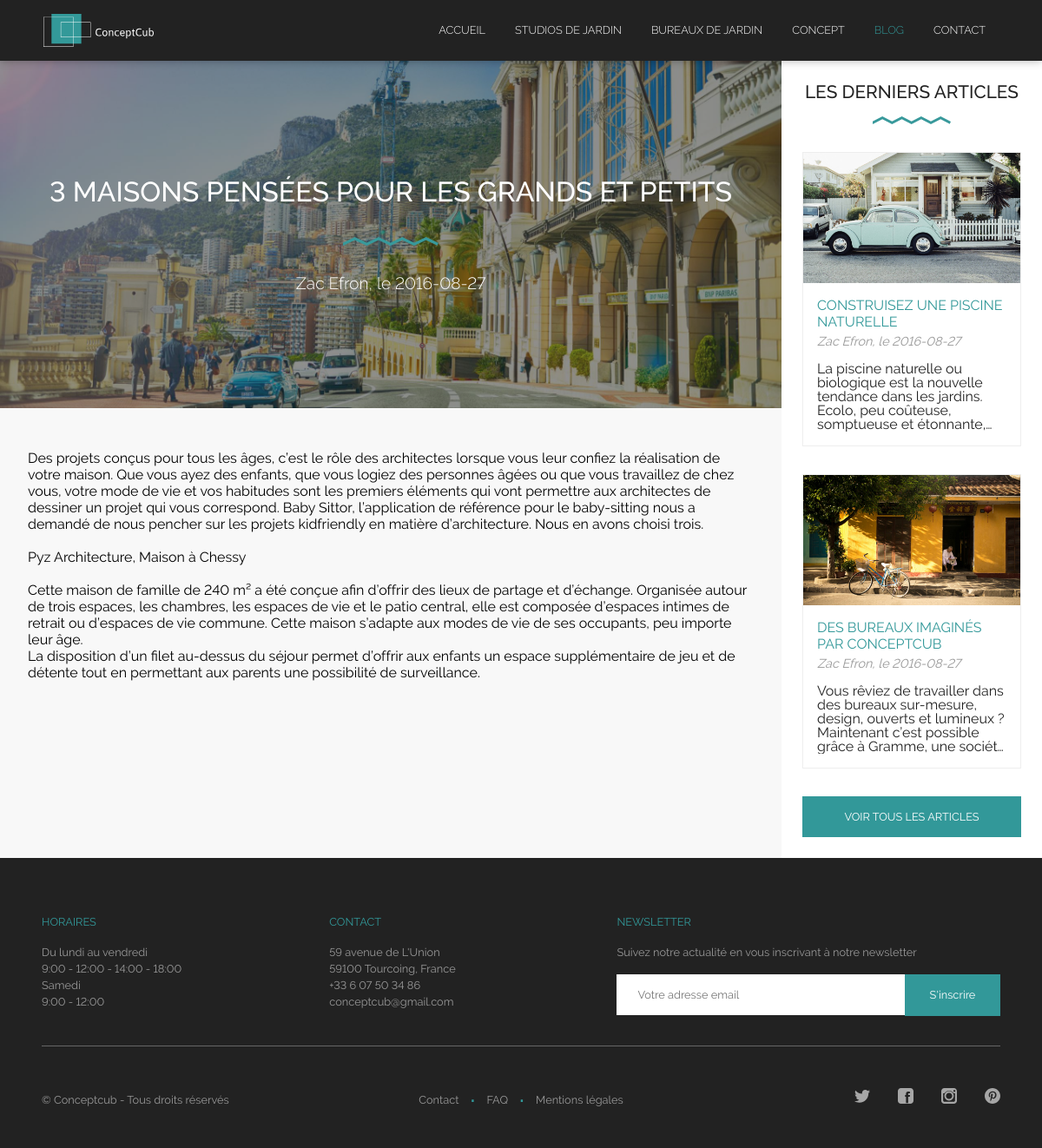
Page /blog/3-maisons-pensees-pour-les-grands-et-petits on the committed database.
### tables this page shows
CREATE TABLE `produit` (
  `idProduit` int(11) NOT NULL,
  `nom` varchar(255) DEFAULT NULL,
  `description` text,
  `titre` varchar(255) DEFAULT NULL,
  `sousTitre` varchar(255) DEFAULT NULL,
  `couverture` varchar(255) DEFAULT NULL,
  `url` varchar(255) DEFAULT NULL,
  `estSupprime` int(1) DEFAULT '0'
);

CREATE TABLE `article` (
  `idArticle` int(11) NOT NULL,
  `nom` varchar(255) DEFAULT NULL,
  `contenu` text,
  `couverture` varchar(255) DEFAULT NULL,
  `auteur` varchar(255) NOT NULL,
  `url` varchar(255) DEFAULT NULL,
  `date` date NOT NULL,
  `estSupprime` int(1) DEFAULT '0'
);

CREATE TABLE `entreprise` (
  `email` varchar(255) NOT NULL,
  `telephone1` varchar(255) NOT NULL,
  `telephone2` varchar(255) NOT NULL,
  `adresse` varchar(255) NOT NULL,
  `codePostal` int(11) NOT NULL,
  `ville` varchar(255) NOT NULL,
  `pays` varchar(255) NOT NULL,
  `horaire` varchar(255) NOT NULL
);

CREATE TABLE `reseaux_sociaux` (
  `idReseauxSociaux` int(11) NOT NULL,
  `nom` varchar(255) DEFAULT NULL,
  `logo` varchar(255) DEFAULT NULL,
  `lien` varchar(255) DEFAULT NULL,
  `estSupprime` int(1) DEFAULT '0'
);

### application/controllers/blog.php (called while the page is built, shortened)
<?php
class Blog extends CI_Controller
{
	public function __construct()
	{
		$this->load->model('produit_model');
		$this->load->model('reseaux_sociaux_model');
		$this->load->model('entreprise_model');
		$this->load->model('blog_model');
		$this->data['entreprise'] = $this->entreprise_model->lister_entreprise();
		$this->data['reseaux_sociaux'] = $this->reseaux_sociaux_model->lister_reseaux_sociaux();
		$this->data['produits'] = $this->produit_model->lister_produit();
	}
	public function index($url = NULL)
	{
		$this->data['articles'] = $this->blog_model->lister_article();
		$this->data['sb_articles'] = $this->blog_model->lister_article(3);
		$this->data['article'] = $this->blog_model->selectionner_article($url);
		if ($url == NULL)
		{
			$this->data['titre'] = 'Le blog';
			$this->data['sous_titre'] = 'Retez inspirez grâce à nos articles';
			$this->load->view('theme/header', $this->data);
			$this->load->view('blog/accueil', $this->data);
			$this->load->view('theme/footer', $this->data);
		}
		elseif (empty($this->data['article']))
		{
			show_404();
		}
		else
		{
			$this->data['titre'] = str_replace("-"," ",$url);
			$this->data['titre'] = ucfirst($this->data['titre']);
			$this->load->view('theme/header', $this->data);
			$this->load->view('blog/modele', $this->data);
			$this->load->view('theme/footer', $this->data);
		}
	}
}

### index.php (called while the page is built, shortened)
<?php
require_once BASEPATH.'core/CodeIgniter.php';

### application/models/produit_model.php (called while the page is built, shortened)
<?php  if ( ! defined('BASEPATH')) exit('No direct script access allowed');
class Produit_model extends CI_Model
{
	protected $table = 'produit';
	public function lister_produit()
	{
		$this->db->where('estSupprime', 0);
		$query = $this->db->get($this->table);
        return $query->result_array();
	}
}

### application/models/blog_model.php (called while the page is built, shortened)
<?php  if ( ! defined('BASEPATH')) exit('No direct script access allowed');
class Blog_model extends CI_Model
{
	protected $table = 'article';
	public function lister_article($limit = NULL)
	{
		$this->db->where('estSupprime', 0);
		$this->db->order_by('date', 'DESC');
		$query = $this->db->get($this->table, $limit);
        return $query->result_array();
	}
	public function selectionner_article($url)
	{
		$this->db->where('url',$url);
		$query = $this->db->get($this->table);
		return $query->result_array();
	}
}

### application/models/entreprise_model.php (called while the page is built, shortened)
<?php  if ( ! defined('BASEPATH')) exit('No direct script access allowed');
class Entreprise_model extends CI_Model
{
	protected $table = 'entreprise';
	public function lister_entreprise()
	{
		$query = $this->db->get($this->table);
		return $query->result_array();
	}
}

### application/models/reseaux_sociaux_model.php (called while the page is built, shortened)
<?php  if ( ! defined('BASEPATH')) exit('No direct script access allowed');
class Reseaux_sociaux_model extends CI_Model
{
	protected $table = 'reseaux_sociaux';
	public function lister_reseaux_sociaux()
	{
		$this->db->where('estSupprime', 0);
		$query = $this->db->get($this->table);
		return $query->result_array();
	}
}

### application/views/blog/modele.php (the view, shortened to what this page needs)
<div class="container_article">
	<div class="article_bloc">
		<section class="cover" style="background-image: url('<?=img_url()?>blog/<?= $article[0]['couverture']?>')">
			<div class="overlay">
				<div class="cover_titre">
					<h1><?= $article[0]['nom'] ?></h1>
					<h3><?= $article[0]['auteur'] . ', le ' . $article[0]['date'] ?></h3>
				</div>
			</div>
		</section>
		<section class="content">
			<div class="article_contenu">
				<p class="article_description"><?= nl2br($article[0]['contenu']) ?></p>
			</div>
		</section>
	</div>
	<section class="article_sidebar">
		<h2>Les derniers articles</h2>
		<?php foreach ($sb_articles as $sb_article): ?>
			<?php
			if ($sb_article['url'] ==  $article[0]['url'])
			{
			} else { ?>
				<div class="article">
					<a href="<?= base_url('blog').'/'.$sb_article['url'] ?>">
						<div class="article_photo" style="background-image: url('<?=img_url()?>blog/<?= $sb_article['couverture'] ?>');"></div>
					</a>
					<h3 class="article_titre"><?= $sb_article['nom'] ?></h3>
					<span class="article_info"><?= $sb_article['auteur'] . ', le ' . $sb_article['date'] ?></span>
					<p class="article_description"><?= $sb_article['contenu'] ?></p>
				</div>
			<?php } ?>
		<?php endforeach; ?>
		<a  class="article_lien" href="<?= base_url("blog") ?>">Voir tous les articles</a>
	</section>
</div>

### application/views/theme/header.php (shortened to what this page needs)
<!DOCTYPE html>
<html lang="fr">
	<head>
		<?=css('main.min.css')?>
		<?=css('unslider.css')?>
	</head>
	<body class="body">
		<header>
			<div class="header_content">
				<a href="<?= base_url(); ?>">
				</a>
				<nav>
					<ul>
						<a href="<?= base_url() ?>"><li class="<?php if($this->uri->segment(1)==""){echo "active";}?>">Accueil</li></a>
						<?php foreach ($produits as $produit): ?>
						<?php
							$produit_url = $produit['url'];
						?>
							<a href="<?= base_url("produit/$produit_url") ?>"><li class="<?php if($this->uri->segment(2)=="$produit_url"){echo "active";}?>"><?= $produit['nom'] ?></li></a>
						<?php endforeach; ?>
						<a href="<?= base_url("concept") ?>"><li class="<?php if($this->uri->segment(1)=="concept"){echo "active";}?>">Concept</li></a>
						<a href="<?= base_url("blog") ?>"><li class="<?php if($this->uri->segment(1)=="blog"){echo "active";}?>">Blog</li></a>
						<a href="<?= base_url("contact") ?>"><li class="<?php if($this->uri->segment(1)=="contact"){echo "active";}?>">Contact</li></a>
					</ul>
				</nav>
			</div>
		</header>

### application/views/theme/footer.php (shortened to what this page needs)
		<footer>
			<section class="footer_content">
				<div class="footer_bloc">
					<ul class="texte">
						<li>Horaires</li>
						<li><?= nl2br($entreprise[0]['horaire']) ?></li>
					</ul>
				</div>
				<div class="footer_bloc">
					<ul class="texte">
						<li>Contact</li>
						<li><?= $entreprise[0]['adresse'] ?></li>
						<li><?= $entreprise[0]['codePostal'] . ' ' . $entreprise[0]['ville'] . ', ' . $entreprise[0]['pays'] ?></li>
						<li><?= $entreprise[0]['telephone1'] ?></li>
						<li><?= $entreprise[0]['email'] ?></li>
					</ul>
				</div>
				<div class="footer_bloc_newsletter">
					<ul class="texte">
						<li>Newsletter</li>
						<li>Suivez notre actualité en vous inscrivant à notre newsletter</li>
					</ul>
					<form>
						<input type="email" id="email_client" name="email" placeholder="Votre adresse email" required>
						<span>
							<button type="submit" onclick="ajouterEmail()">S'inscrire</button>
						</span>
					</form>
				</div>
				<div class="footer_bloc_bas">
					<div>
						<p>© Conceptcub - Tous droits réservés</p>
					</div>
					<div>
						<ul class="footer_menu">
							<li>
								<a class="<?php if($this->uri->segment(1)=="contact"){echo "active";}?>" href="<?= base_url("contact"); ?>">
									Contact
								</a>
							</li>
							<li>
								<a class="<?php if($this->uri->segment(1)=="faq"){echo "active";}?>" href="<?= base_url("faq"); ?>">
									FAQ
								</a>
							</li>
							<li>
								<a class="<?php if($this->uri->segment(1)=="mentions-legales"){echo "active";}?>" href="<?= base_url("mentions-legales"); ?>">
									Mentions légales
								</a>
							</li>
						</ul>
					</div>
					<div>
						<ul class="reseau_social">
							<?php foreach ($reseaux_sociaux as $reseau_social): ?>
									<a target="_blank" href="<?= $reseau_social['lien'] ?>">
										<li>
											<img src="<?=img_url()?>reseaux_sociaux/<?= $reseau_social['logo']; ?>">
										</li>
									</a>
							<?php endforeach; ?>
						</ul>
					</div>
				</div>
			</section>
		</footer>
	</body>
</html>

### rows in the picture
produit: nom "STUDIOS DE JARDIN"
produit: nom "BUREAUX DE JARDIN"
article: couverture (picture), nom "3 MAISONS PENSÉES POUR LES GRANDS ET PETITS", auteur "Zac Efron", date "2016-08-27", contenu "Des projets conçus pour tous les âges, c’est le rôle des architectes lorsque vous leur confiez la réalisation de votre maison. Que vous ayez des enfants, que vous logiez des personnes âgées ou que vous travaillez de chez vous, votre mode de vie et vos habitudes sont les premiers éléments qui vont permettre aux architectes de dessiner un projet qui vous correspond. Baby Sittor, l’application de référence pour le baby-sitting nous a demandé de nous pencher sur les projets kidfriendly en matière d’architecture. Nous en avons choisi trois. Pyz Architecture, Maison à Chessy Cette maison de famille de 240 m² a été conçue afin d’offrir des lieux de partage et d’échange. Organisée autour de trois…"
article: couverture (picture), nom "CONSTRUISEZ UNE PISCINE NATURELLE", auteur "Zac Efron", date "2016-08-27", contenu "La piscine naturelle ou biologique est la nouvelle tendance dans les jardins. Ecolo, peu coûteuse, somptueuse et…"
article: couverture (picture), nom "DES BUREAUX IMAGINÉS PAR CONCEPTCUB", auteur "Zac Efron", date "2016-08-27", contenu "Vous rêviez de travailler dans des bureaux sur-mesure, design, ouverts et lumineux ? Maintenant c’est possible grâce à Gramme, une…"
entreprise: horaire "Du lundi au vendredi 9:00 - 12:00 - 14:00 - 18:00 Samedi 9:00 - 12:00", adresse "59 avenue de L'Union", codePostal "59100", ville "Tourcoing", pays "France", telephone1 "+33 6 07 50 34 86", email "conceptcub@gmail.com"
reseaux_sociaux: logo (picture)
reseaux_sociaux: logo (picture)
reseaux_sociaux: logo (picture)
reseaux_sociaux: logo (picture)
